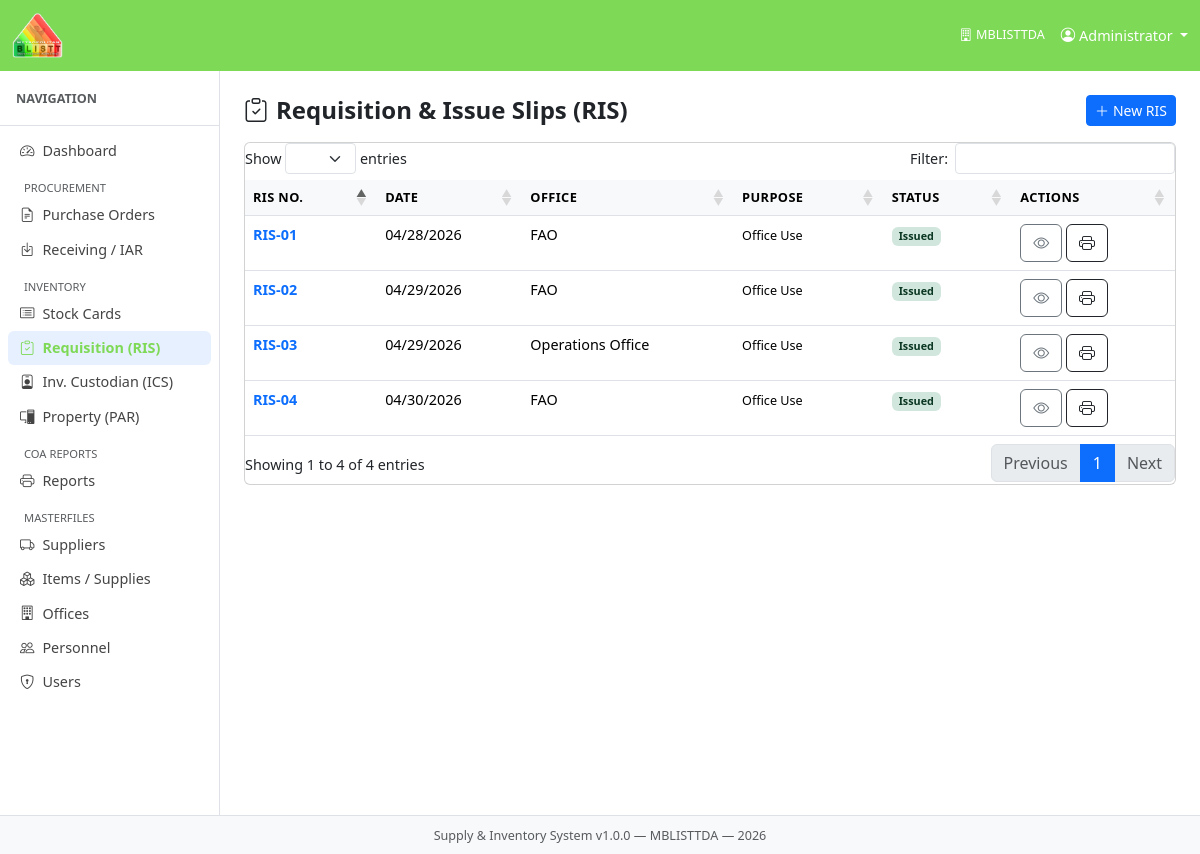
The page /index.php?mod=ris&act=index on the database its author committed.
### tables this page shows
CREATE TABLE `ris` (
  `ris_id` int(10) UNSIGNED NOT NULL,
  `office_id` int(10) UNSIGNED NOT NULL,
  `ris_number` varchar(50) NOT NULL,
  `ris_date` date NOT NULL,
  `purpose` varchar(500) DEFAULT NULL,
  `requested_by` varchar(150) DEFAULT NULL,
  `approved_by` varchar(150) DEFAULT NULL,
  `issued_by` varchar(150) DEFAULT NULL,
  `received_by` varchar(150) DEFAULT NULL,
  `status` enum('pending','approved','issued','cancelled') NOT NULL DEFAULT 'pending',
  `remarks` text DEFAULT NULL,
  `created_at` timestamp NOT NULL DEFAULT current_timestamp(),
  `updated_at` timestamp NOT NULL DEFAULT current_timestamp() ON UPDATE current_timestamp()
);

CREATE TABLE `offices` (
  `office_id` int(10) UNSIGNED NOT NULL,
  `office_code` varchar(20) NOT NULL,
  `office_name` varchar(200) NOT NULL,
  `department` varchar(200) DEFAULT NULL,
  `head_of_office` varchar(150) DEFAULT NULL,
  `is_active` tinyint(1) NOT NULL DEFAULT 1,
  `created_at` timestamp NOT NULL DEFAULT current_timestamp()
);

### core/Controller.php (called while the page is built, shortened)
<?php
abstract class Controller {
    protected function render(string $viewFile, array $data = []): void {
        extract($data);
        $viewPath = ROOT_PATH . '/modules/' . $viewFile . '.php';
        include $viewPath;
    }
}

### modules/ris/RisController.php (called while the page is built, shortened)
<?php
require_once ROOT_PATH . '/models/RisModel.php';
class RisController extends Controller {
    private RisModel $m;
    public function __construct() { $this->m = new RisModel(); }
    public function index(): void {
        $risList = $this->m->getList();
        $this->render('ris/index', compact('risList', 'flash'));
    }
}

### core/Router.php (called while the page is built, shortened)
<?php
class Router {
    public function dispatch(): void {
        $act = $_GET['act'] ?? 'index';
        $act = preg_replace('/[^a-zA-Z_]/', '', $act);
        $controller = new $class();
        $controller->$act();
    }
}

### index.php (called while the page is built, shortened)
<?php
require_once ROOT_PATH . '/config/database.php';
require_once ROOT_PATH . '/core/Database.php';
require_once ROOT_PATH . '/core/Model.php';
require_once ROOT_PATH . '/core/Controller.php';
require_once ROOT_PATH . '/core/Router.php';
$router = new Router();
$router->dispatch();

### core/Database.php (called while the page is built, shortened)
<?php
class Database {
    private static ?Database $instance = null;
    private PDO $pdo;
    private function __construct() {
        $dsn = sprintf('mysql:host=%s;port=%s;dbname=%s;charset=%s',
            DB_HOST, DB_PORT, DB_NAME, DB_CHARSET);
        $options = [
            PDO::ATTR_ERRMODE            => PDO::ERRMODE_EXCEPTION,
            PDO::ATTR_DEFAULT_FETCH_MODE => PDO::FETCH_ASSOC,
            PDO::ATTR_EMULATE_PREPARES   => false,
        ];
        try {
            $this->pdo = new PDO($dsn, DB_USER, DB_PASS, $options);
        } catch (PDOException $e) {
            die('Database connection failed: ' . $e->getMessage());
        }
    }
    public static function getInstance(): Database {
        if (self::$instance === null) {
            self::$instance = new self();
        }
        return self::$instance;
    }
    public function query(string $sql, array $params = []): PDOStatement {
        $stmt = $this->pdo->prepare($sql);
        $stmt->execute($params);
        return $stmt;
    }
    public function fetchAll(string $sql, array $params = []): array {
        return $this->query($sql, $params)->fetchAll();
    }
}

### core/Model.php (called while the page is built, shortened)
<?php
abstract class Model {
    public function __construct() {
        $this->db = Database::getInstance();
    }
}

### models/RisModel.php (called while the page is built, shortened)
<?php
class RisModel extends Model {
    public function getList(): array {
        return $this->db->fetchAll(
            "SELECT r.*, o.office_name FROM ris r
             JOIN offices o ON o.office_id = r.office_id
             ORDER BY r.ris_date DESC, r.ris_id DESC"
        );
    }
}

### modules/ris/index.php (the view, shortened to what this page needs)
<div class="d-flex justify-content-between align-items-center mb-3">
  <h4 class="fw-bold mb-0"><i class="bi bi-clipboard-check me-2"></i>Requisition &amp; Issue Slips (RIS)</h4>
  <a href="<?= BASE_URL ?>/index.php?mod=ris&act=create" class="btn btn-primary btn-sm">
    <i class="bi bi-plus-lg me-1"></i>New RIS</a>
</div>
<div class="card"><div class="card-body p-0">
  <table class="table datatable mb-0">
    <thead><tr><th>RIS No.</th><th>Date</th><th>Office</th><th>Purpose</th>
      <th>Status</th><th>Actions</th></tr></thead>
    <tbody>
    <?php foreach ($risList as $r): ?>
      <tr>
        <td><a href="<?= BASE_URL ?>/index.php?mod=ris&act=view&id=<?= $r['ris_id'] ?>"
               class="fw-semibold text-decoration-none"><?= htmlspecialchars($r['ris_number']) ?></a></td>
        <td><?= date('m/d/Y',strtotime($r['ris_date'])) ?></td>
        <td><?= htmlspecialchars($r['office_name']) ?></td>
        <td><small><?= htmlspecialchars($r['purpose']) ?></small></td>
        <td><span class="badge status-<?= $r['status'] ?>"><?= ucfirst($r['status']) ?></span></td>
        <td>
          <a href="<?= BASE_URL ?>/index.php?mod=ris&act=view&id=<?= $r['ris_id'] ?>"
             class="btn btn-xs btn-outline-secondary"><i class="bi bi-eye"></i></a>
          <a href="<?= BASE_URL ?>/index.php?mod=ris&act=print&id=<?= $r['ris_id'] ?>"
             target="_blank" class="btn btn-xs btn-outline-dark"><i class="bi bi-printer"></i></a>
        </td>
      </tr>
    <?php endforeach; ?>
    </tbody>
  </table>
</div></div>

### assets/css/app.css (style rules this page uses)
:root { --sidebar-w: 220px; }
body { font-size: .9rem; }
.table th { font-size: .8rem; text-transform: uppercase; letter-spacing: .03em; background: #f8f9fa; white-space: nowrap; }
.status-issued { background:#d1e7dd; color:#0a3622; }

### rows shown on the page
ris: ris_number "RIS-04", ris_date "04/30/2026", office.office_name "FAO", purpose "Office Use", status "Issued"
ris: ris_number "RIS-03", ris_date "04/29/2026", office.office_name "Operations Office", purpose "Office Use", status "Issued"
ris: ris_number "RIS-02", ris_date "04/29/2026", office.office_name "FAO", purpose "Office Use", status "Issued"
ris: ris_number "RIS-01", ris_date "04/28/2026", office.office_name "FAO", purpose "Office Use", status "Issued"

### other values the page prints
APP_AGENCY "MBLISTTDA"
$user['full_name'] "Administrator"
$label "Dashboard Purchase Orders Receiving / IAR Stock Cards Requisition (RIS) Inv. Custodian (ICS) Property (PAR) Reports Suppliers Items / Supplies Offices Personnel Users"
APP_NAME "Supply & Inventory System"
APP_VERSION "1.0.0"
